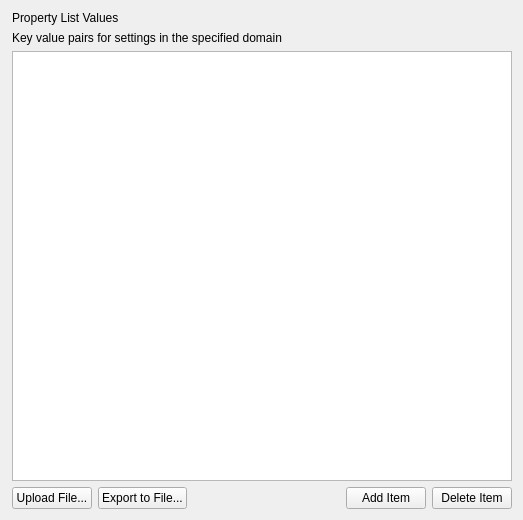
<?xml version="1.0" encoding="UTF-8"?>
<ui version="4.0">
 <class>PListEditor</class>
 <widget class="QWidget" name="PListEditor">
  <property name="geometry">
   <rect>
    <x>0</x>
    <y>0</y>
    <width>523</width>
    <height>520</height>
   </rect>
  </property>
  <property name="windowTitle">
   <string>Form</string>
  </property>
  <layout class="QGridLayout" name="gridLayout">
   <property name="leftMargin">
    <number>12</number>
   </property>
   <item row="0" column="0">
    <widget class="QLabel" name="Title">
     <property name="text">
      <string>Property List Values</string>
     </property>
    </widget>
   </item>
   <item row="2" column="0">
    <widget class="StyledTreeView" name="customSettingsTreeView"/>
   </item>
   <item row="3" column="0">
    <layout class="QHBoxLayout" name="horizontalLayout" stretch="0,0,0,0,0">
     <item>
      <widget class="QPushButton" name="uploadFile">
       <property name="text">
        <string>Upload File...</string>
       </property>
      </widget>
     </item>
     <item>
      <widget class="QPushButton" name="exportConfigButton">
       <property name="enabled">
        <bool>true</bool>
       </property>
       <property name="text">
        <string>Export to File...</string>
       </property>
      </widget>
     </item>
     <item>
      <spacer name="horizontalSpacer">
       <property name="orientation">
        <enum>Qt::Horizontal</enum>
       </property>
       <property name="sizeHint" stdset="0">
        <size>
         <width>40</width>
         <height>20</height>
        </size>
       </property>
      </spacer>
     </item>
     <item>
      <widget class="QPushButton" name="addItem">
       <property name="text">
        <string>Add Item</string>
       </property>
      </widget>
     </item>
     <item>
      <widget class="QPushButton" name="deleteItem">
       <property name="text">
        <string>Delete Item</string>
       </property>
      </widget>
     </item>
    </layout>
   </item>
   <item row="1" column="0">
    <widget class="QLabel" name="lTip_desc">
     <property name="text">
      <string>Key value pairs for settings in the specified domain</string>
     </property>
    </widget>
   </item>
  </layout>
 </widget>
 <customwidgets>
  <customwidget>
   <class>StyledTreeView</class>
   <extends>QTreeView</extends>
   <header>FileWaveGuiLib/styledviews/styledtreeview.h</header>
  </customwidget>
 </customwidgets>
 <resources/>
 <connections/>
</ui>
